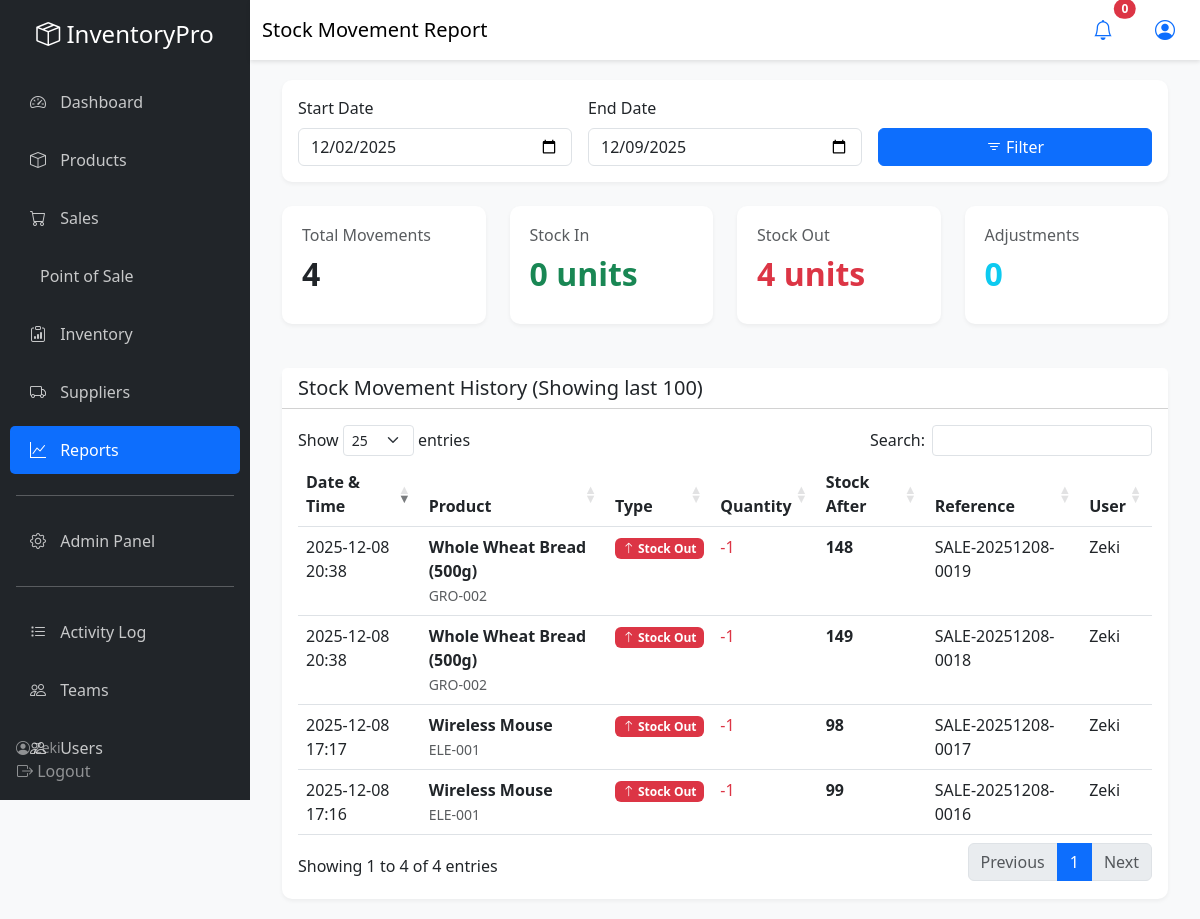
The page /reports/movements/ (signed in) on the database its author committed.
### apps/inventory/models.py (models this page shows, shortened)
class StockMovement(models.Model):
    MOVEMENT_TYPES = [
        ('IN', 'Stock In'),
        ('OUT', 'Stock Out'),
        ('ADJUSTMENT', 'Adjustment'),
        ('RETURN', 'Return'),
    ]
    product = models.ForeignKey('products.Product', on_delete=models.CASCADE, related_name='stock_movements')
    movement_type = models.CharField(max_length=20, choices=MOVEMENT_TYPES)
    quantity = models.IntegerField(validators=[MinValueValidator(1)])
    reference = models.CharField(max_length=100, blank=True, help_text="PO number, sale number, etc.")
    notes = models.TextField(blank=True)
    stock_before = models.IntegerField()
    stock_after = models.IntegerField()
    created_by = models.ForeignKey(User, on_delete=models.SET_NULL, null=True)
    created_at = models.DateTimeField(auto_now_add=True)
    class Meta:
        ordering = ['-created_at']
        indexes = [
            models.Index(fields=['product', '-created_at']),
            models.Index(fields=['movement_type']),
        ]

### apps/products/models.py (models this page shows, shortened)
class Product(models.Model):
    name = models.CharField(max_length=200)
    sku = models.CharField(max_length=50, unique=True, help_text="Stock Keeping Unit")
    barcode = models.CharField(max_length=100, blank=True, null=True, unique=True)
    category = models.ForeignKey(Category, on_delete=models.SET_NULL, null=True, related_name='products')
    description = models.TextField(blank=True)
    image = models.ImageField(upload_to='products/', blank=True, null=True)
    cost_price = models.DecimalField(max_digits=10, decimal_places=2, validators=[MinValueValidator(Decimal('0.00'))])
    selling_price = models.DecimalField(max_digits=10, decimal_places=2, validators=[MinValueValidator(Decimal('0.00'))])
    current_stock = models.IntegerField(default=0, validators=[MinValueValidator(0)])
    reorder_level = models.IntegerField(default=10, validators=[MinValueValidator(0)])
    is_active = models.BooleanField(default=True)
    created_by = models.ForeignKey(User, on_delete=models.SET_NULL, null=True, related_name='created_products')
    created_at = models.DateTimeField(auto_now_add=True)
    updated_at = models.DateTimeField(auto_now=True)
    class Meta:
        ordering = ['-created_at']
        indexes = [
            models.Index(fields=['sku']),
            models.Index(fields=['barcode']),
            models.Index(fields=['name']),
        ]

### apps/reports/views.py (the view)
# urls.py: path('movements/', views.movement_report, name='movement_report'),
@login_required
def movement_report(request):
    start_date = request.GET.get('start_date')
    end_date = request.GET.get('end_date')
    if not start_date:
        start_date = (timezone.now() - timedelta(days=7)).date()
    else:
        start_date = datetime.strptime(start_date, '%Y-%m-%d').date()
    if not end_date:
        end_date = timezone.now().date()
    else:
        end_date = datetime.strptime(end_date, '%Y-%m-%d').date()
    movements = StockMovement.objects.filter(
        created_at__date__gte=start_date,
        created_at__date__lte=end_date
    ).select_related('product', 'created_by').order_by('-created_at')
    total_in = movements.filter(movement_type='IN').aggregate(
        total=Sum('quantity')
    )['total'] or 0
    total_out = movements.filter(movement_type='OUT').aggregate(
        total=Sum('quantity')
    )['total'] or 0
    adjustments = movements.filter(movement_type='ADJUSTMENT').count()
    context = {
        'start_date': start_date,
        'end_date': end_date,
        'movements': movements[:100],  # Limit to 100 for display
        'total_in': total_in,
        'total_out': total_out,
        'adjustments': adjustments,
        'total_movements': movements.count(),
    }
    return render(request, 'reports/movement_report.html', context)

### config/context_processors.py (called while the page is built)
def inventory_context(request):
    if request.user.is_authenticated:
        low_stock_count = Product.objects.filter(
            is_active=True,
            current_stock__lte=F('reorder_level')
        ).count()
        return {
            'low_stock_count': low_stock_count
        }
    return {}

### templates/reports/movement_report.html (shortened to what this page needs)
{% extends 'base.html' %}
{% block page_title %}Stock Movement Report{% endblock %}
{% block content %}
<div class="container-fluid">
    <div class="card card-custom mb-4">
        <div class="card-body">
            <form method="get" class="row g-3">
                <div class="col-md-4">
                    <label class="form-label">Start Date</label>
                    <input type="date" name="start_date" class="form-control"
                           value="{{ start_date|date:'Y-m-d' }}">
                </div>
                <div class="col-md-4">
                    <label class="form-label">End Date</label>
                    <input type="date" name="end_date" class="form-control"
                           value="{{ end_date|date:'Y-m-d' }}">
                </div>
                <div class="col-md-4">
                    <label class="form-label">&nbsp;</label>
                    <button type="submit" class="btn btn-primary w-100">
                        <i class="bi bi-filter"></i> Filter
                    </button>
                </div>
            </form>
        </div>
    </div>
    <div class="row mb-4">
        <div class="col-md-3">
            <div class="stat-card">
                <h6 class="text-muted mb-1">Total Movements</h6>
                <h3>{{ total_movements|default:"0" }}</h3>
            </div>
        </div>
        <div class="col-md-3">
            <div class="stat-card">
                <h6 class="text-muted mb-1">Stock In</h6>
                <h3 class="text-success">{{ total_in|default:"0" }} units</h3>
            </div>
        </div>
        <div class="col-md-3">
            <div class="stat-card">
                <h6 class="text-muted mb-1">Stock Out</h6>
                <h3 class="text-danger">{{ total_out|default:"0" }} units</h3>
            </div>
        </div>
        <div class="col-md-3">
            <div class="stat-card">
                <h6 class="text-muted mb-1">Adjustments</h6>
                <h3 class="text-info">{{ adjustments|default:"0" }}</h3>
            </div>
        </div>
    </div>
    <div class="card card-custom">
        <div class="card-header bg-white">
            <h5 class="mb-0">Stock Movement History (Showing last 100)</h5>
        </div>
        <div class="card-body">
            <div class="table-responsive">
                <table class="table table-hover datatable">
                    <thead>
                        <tr>
                            <th>Date & Time</th>
                            <th>Product</th>
                            <th>Type</th>
                            <th>Quantity</th>
                            <th>Stock After</th>
                            <th>Reference</th>
                            <th>User</th>
                        </tr>
                    </thead>
                    <tbody>
                        {% for movement in movements %}
                        <tr>
                            <td>{{ movement.created_at|date:"Y-m-d H:i" }}</td>
                            <td>
                                <strong>{{ movement.product.name }}</strong><br>
                                <small class="text-muted">{{ movement.product.sku }}</small>
                            </td>
                            <td>
                                {% if movement.movement_type == 'IN' %}
                                    <span class="badge bg-success">
                                        <i class="bi bi-arrow-down"></i> Stock In
                                    </span>
                                {% elif movement.movement_type == 'OUT' %}
                                    <span class="badge bg-danger">
                                        <i class="bi bi-arrow-up"></i> Stock Out
                                    </span>
                                {% else %}
                                    <span class="badge bg-warning text-dark">
                                        <i class="bi bi-pencil"></i> Adjustment
                                    </span>
                                {% endif %}
                            </td>
                            <td>
                                {% if movement.movement_type == 'IN' %}
                                    <span class="text-success">+{{ movement.quantity }}</span>
                                {% elif movement.movement_type == 'OUT' %}
                                    <span class="text-danger">-{{ movement.quantity }}</span>
                                {% else %}
                                    {{ movement.quantity }}
                                {% endif %}
                            </td>
                            <td><strong>{{ movement.stock_after }}</strong></td>
                            <td>{{ movement.reference|default:"-" }}</td>
                            <td>{{ movement.created_by.username }}</td>
                        </tr>
                        {% empty %}
                        <tr>
                            <td colspan="7" class="text-center py-4 text-muted">
                                No stock movements in this period
                            </td>
                        </tr>
                        {% endfor %}
                    </tbody>
                </table>
            </div>
        </div>
    </div>
</div>
{% endblock %}

### templates/base.html (shortened to what this page needs)
<!DOCTYPE html>
{% load static %}
<html lang="en">
<head>
    <link href="https://cdn.jsdelivr.net/npm/bootstrap@5.3.0/dist/css/bootstrap.min.css" rel="stylesheet">
    <link rel="stylesheet" href="https://cdn.jsdelivr.net/npm/bootstrap-icons@1.11.0/font/bootstrap-icons.css">
    <link rel="stylesheet" href="https://cdn.datatables.net/1.13.6/css/dataTables.bootstrap5.min.css">
</head>
<body>
    <nav class="sidebar" id="sidebar">
        <div class="text-center mb-4">
            <h4 class="text-white">
                <i class="bi bi-box-seam"></i> InventoryPro
            </h4>
        </div>
        <ul class="nav flex-column">
            <li class="nav-item">
                <a class="nav-link {% if request.path == '/dashboard/' %}active{% endif %}" href="{% url 'dashboard' %}">
                    <i class="bi bi-speedometer2"></i> Dashboard
                </a>
            </li>
            <li class="nav-item">
                <a class="nav-link {% if 'products' in request.path %}active{% endif %}" href="{% url 'products:product_list' %}">
                    <i class="bi bi-box"></i> Products
                </a>
            </li>
            <li class="nav-item">
                <a class="nav-link {% if 'sales' in request.path %}active{% endif %}" href="{% url 'sales:sales_list' %}">
                    <i class="bi bi-cart"></i> Sales
                </a>
            </li>
            <li class="nav-item">
                <a class="nav-link {% if 'pos' in request.path %}active{% endif %}" href="{% url 'sales:new_sale' %}">
                     Point of Sale
                </a>
            </li>
            <li class="nav-item">
                <a class="nav-link {% if 'inventory' in request.path %}active{% endif %}" href="{% url 'inventory:stock_list' %}">
                    <i class="bi bi-clipboard-data"></i> Inventory
                </a>
            </li>
            <li class="nav-item">
                <a class="nav-link {% if 'suppliers' in request.path %}active{% endif %}" href="{% url 'suppliers:supplier_list' %}">
                    <i class="bi bi-truck"></i> Suppliers
                </a>
            </li>
            <li class="nav-item">
                <a class="nav-link {% if 'reports' in request.path %}active{% endif %}" href="{% url 'reports:dashboard' %}">
                    <i class="bi bi-graph-up"></i> Reports
                </a>
            </li>
            <hr class="text-white mx-3">
            <li class="nav-item">
                <a class="nav-link" href="{% url 'admin:index' %}">
                    <i class="bi bi-gear"></i> Admin Panel
                </a>
            </li>
        {% if user.is_superuser or user.profile.role.name in "ADMIN,MANAGER" %}
            <hr class="text-white mx-3">
            <li class="nav-item">
                <a class="nav-link {% if 'activity' in request.path %}active{% endif %}" href="{% url 'users:activity_log' %}">
                    <i class="bi bi-list-task"></i> Activity Log
                </a>
            </li>
            <li class="nav-item">
                <a class="nav-link {% if 'teams' in request.path %}active{% endif %}" href="{% url 'users:team_list' %}">
                    <i class="bi bi-people"></i> Teams
                </a>
            </li>
            <li class="nav-item">
                <a class="nav-link {% if 'users' in request.path %}active{% endif %}" href="{% url 'users:user_list' %}">
                    <i class="bi bi-people"></i> Users
                </a>
            </li>
        {% endif %}
        </ul>
        <div class="position-absolute bottom-0 w-100 p-3">
            <div class="text-white-50 small">
                <i class="bi bi-person-circle"></i> {{ user.username }}
                <br>
                <form method="POST" action="{% url 'logout' %}" class="d-inline">
                    <button class="btn btn-link text-white-50 text-decoration-none p-0 m-0">
                        <i class="bi bi-box-arrow-right"></i> Logout
                    </button>
                </form>
            </div>
        </div>
    </nav>
    <nav class="navbar navbar-top navbar-expand-lg navbar-light sticky-top">
        <div class="container-fluid">
            <span class="navbar-brand mb-0 h1">{% block page_title %}Dashboard{% endblock %}</span>
            <div class="d-flex align-items-center">
                <div class="dropdown">
                    <button class="btn btn-link position-relative" data-bs-toggle="dropdown">
                        <i class="bi bi-bell fs-5"></i>
                        <span class="position-absolute top-0 start-100 translate-middle badge rounded-pill bg-danger">
                            {{ low_stock_count }}
                        </span>
                    </button>
                </div>
                <div class="dropdown ms-3">
                    <button class="btn btn-link" data-bs-toggle="dropdown">
                        <i class="bi bi-person-circle fs-5"></i>
                    </button>
                </div>
            </div>
        </div>
    </nav>
    <main class="main-content">
        {% block content %}{% endblock %}
    </main>
</body>
</html>

### templates/base.html (style rules this page uses)
:root { --sidebar-width: 250px; --primary-color: #0d6efd; --sidebar-bg: #212529; }
body { font-family: 'Segoe UI', Tahoma, Geneva, Verdana, sans-serif; background-color: #f8f9fa; }
.sidebar { position: fixed; top: 0; left: 0; height: 100vh; width: var(--sidebar-width); background-color: var(--sidebar-bg); padding-top: 20px; overflow-y: auto; z-index: 1000; transition: all 0.3s; }
.sidebar .nav-link { color: rgba(255, 255, 255, 0.75); padding: 12px 20px; margin: 5px 10px; border-radius: 5px; transition: all 0.3s; }
.sidebar .nav-link:hover, .sidebar .nav-link.active { background-color: var(--primary-color); color: white; }
.sidebar .nav-link i { margin-right: 10px; width: 20px; }
.main-content { margin-left: var(--sidebar-width); padding: 20px; min-height: 100vh; }
.navbar-top { margin-left: var(--sidebar-width); background-color: white; box-shadow: 0 2px 4px rgba(0,0,0,0.1); }
.stat-card { background: white; border-radius: 10px; padding: 20px; margin-bottom: 20px; box-shadow: 0 2px 4px rgba(0,0,0,0.05); transition: transform 0.3s; }
.stat-card h3 { font-size: 2rem; font-weight: bold; margin: 10px 0; }
.card-custom { border: none; border-radius: 10px; box-shadow: 0 2px 4px rgba(0,0,0,0.05); }

### rows shown on the page
StockMovement: created_at "2025-12-08 20:38", product.name "Whole Wheat Bread (500g)", product.sku "GRO-002", movement_type "OUT" (drawn), quantity "1", stock_after "148", reference "SALE-20251208-0019", created_by.username "Zeki"
StockMovement: created_at "2025-12-08 20:38", product.name "Whole Wheat Bread (500g)", product.sku "GRO-002", movement_type "OUT" (drawn), quantity "1", stock_after "149", reference "SALE-20251208-0018", created_by.username "Zeki"
StockMovement: created_at "2025-12-08 17:17", product.name "Wireless Mouse", product.sku "ELE-001", movement_type "OUT" (drawn), quantity "1", stock_after "98", reference "SALE-20251208-0017", created_by.username "Zeki"
StockMovement: created_at "2025-12-08 17:16", product.name "Wireless Mouse", product.sku "ELE-001", movement_type "OUT" (drawn), quantity "1", stock_after "99", reference "SALE-20251208-0016", created_by.username "Zeki"

### other values the page prints
{{ user.username }} "Zeki"
{{ low_stock_count }} "0"
{{ total_movements|default:"0" }} "4"
{{ total_in|default:"0" }} "0"
{{ total_out|default:"0" }} "4"
{{ adjustments|default:"0" }} "0"
